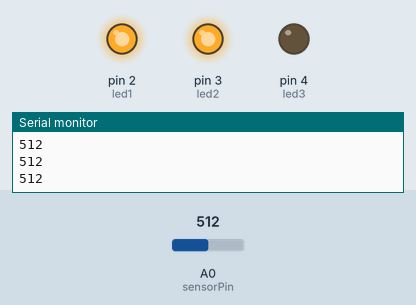
Simulated run of this sketch. Board: Arduino Uno, built with avr-gcc and run on an emulated ATmega328P. Parts: output pins drawn as LEDs (lit = HIGH), the last lines printed to the serial monitor. The test bench sets the inputs (shaded band); at power-on: A0 (sensorPin) = 512.

Above: at 1.2 s.
1.3 s: A0 (sensorPin) set to 590
2.8 s: A0 (sensorPin) set to 619
At 3.1 s:
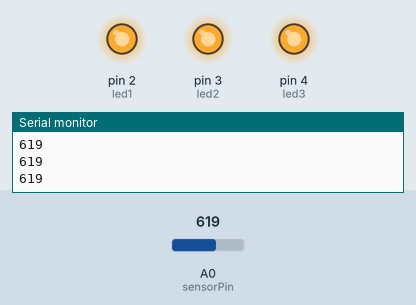
4.3 s: A0 (sensorPin) set to 390
At 5.5 s:
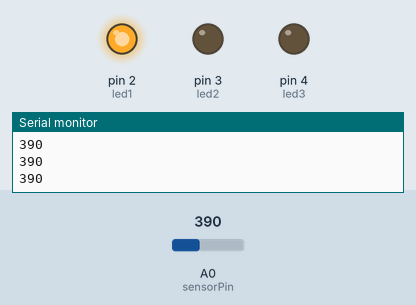
5.8 s: A0 (sensorPin) set to 209
7.3 s: A0 (sensorPin) set to 193
At 8.2 s:
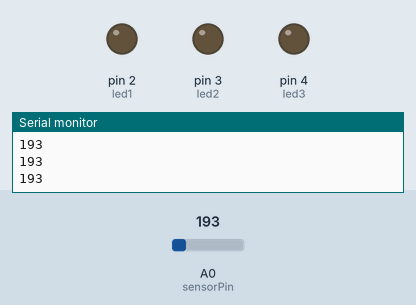
8.8 s: A0 (sensorPin) set to 210
At 9.5 s:
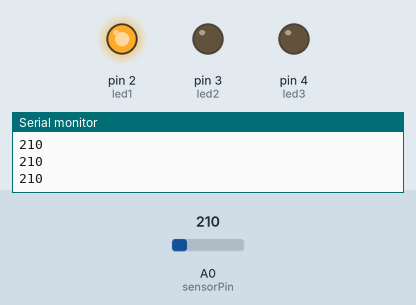
Timing chart, 0 to 11.3 s (numbered marks = the images above; inputs shaded):
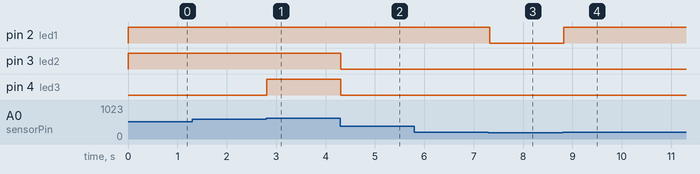

Measured:
- the behaviour switches between 600 and 601 on A0 (sensorPin) (found by bisection; images 0 and 1)
- the behaviour switches between 201 and 200 on A0 (sensorPin) (found by bisection; images 2 and 3)
- after the input at 2.8 s, pin 4 (led3): LOW → HIGH at once
- after the input at 4.3 s, pin 3 (led2), pin 4 (led3): HIGH → LOW at once
- after the input at 7.3 s, pin 2 (led1): HIGH → LOW at once
- after the input at 8.8 s, pin 2 (led1): LOW → HIGH at once

The sketch:

water_level_indicator.ino
```cpp
int sensorPin = A0;

int led1 = 2;
int led2 = 3;
int led3 = 4;

void setup() {

  pinMode(led1, OUTPUT);
  pinMode(led2, OUTPUT);
  pinMode(led3, OUTPUT);

  Serial.begin(9600);

}

void loop() {

  int waterLevel = analogRead(sensorPin);

  Serial.println(waterLevel);

  if (waterLevel > 200) {
    digitalWrite(led1, HIGH);
  } else {
    digitalWrite(led1, LOW);
  }

  if (waterLevel > 400) {
    digitalWrite(led2, HIGH);
  } else {
    digitalWrite(led2, LOW);
  }

  if (waterLevel > 600) {
    digitalWrite(led3, HIGH);
  } else {
    digitalWrite(led3, LOW);
  }

  delay(100);
}
```
